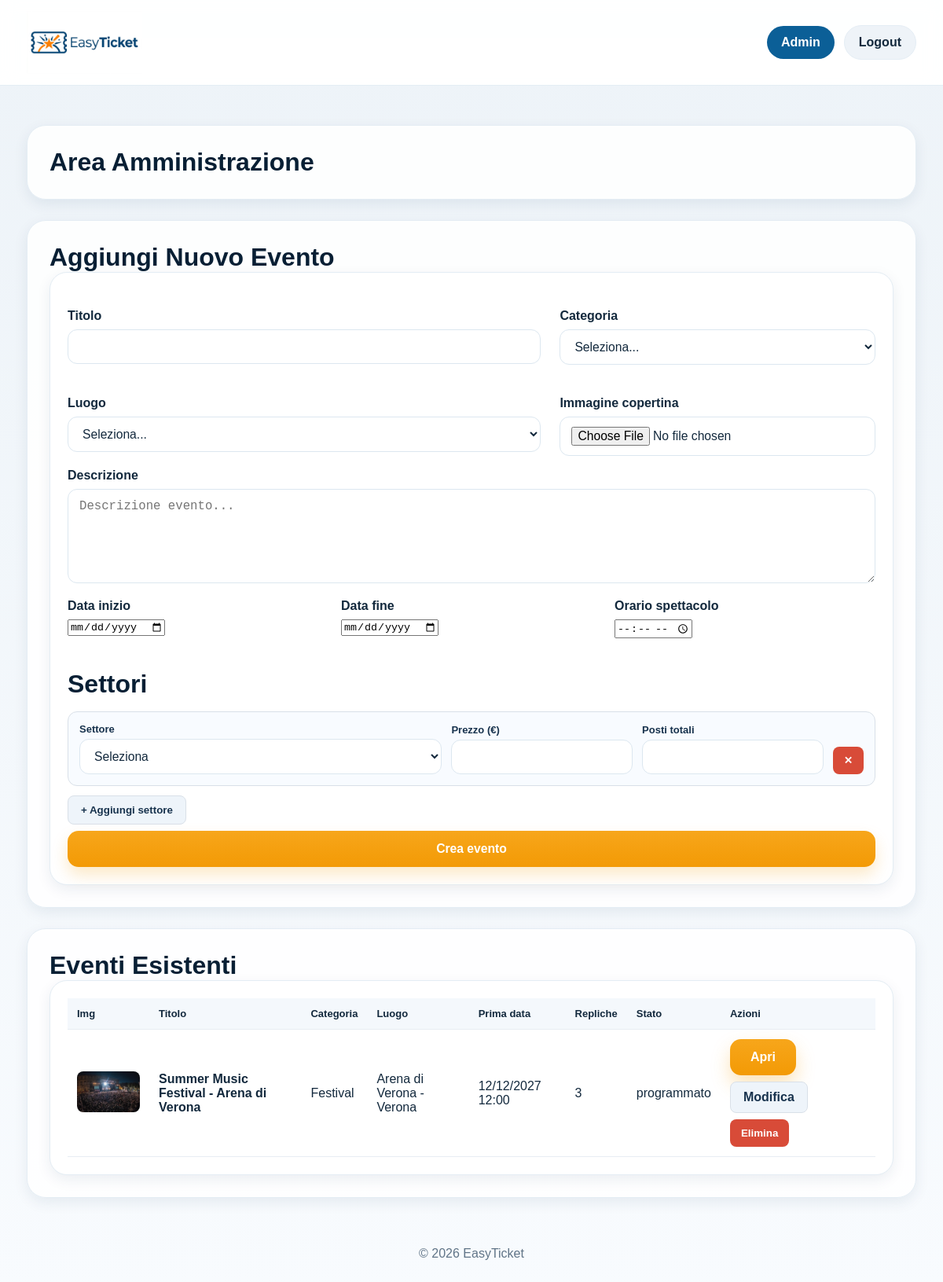
The app's page /admin_dashboard.php (signed in) with its own data.
### tables this page shows
CREATE TABLE `evento` (
  `id` int NOT NULL,
  `titolo` varchar(120) NOT NULL,
  `descrizione` text,
  `id_categoria` int NOT NULL,
  `id_luogo` int NOT NULL,
  `immagine` varchar(255) DEFAULT NULL,
  `stato` enum('programmato','annullato','completato') NOT NULL DEFAULT 'programmato'
);

CREATE TABLE `categoria` (
  `id` int NOT NULL,
  `nome` varchar(50) NOT NULL,
  `descrizione` varchar(255) DEFAULT NULL
);

CREATE TABLE `luogo` (
  `id` int NOT NULL,
  `nome` varchar(100) NOT NULL,
  `tipo` varchar(50) NOT NULL,
  `citta` varchar(100) NOT NULL,
  `indirizzo` varchar(150) DEFAULT NULL,
  `capienza` int NOT NULL
);

### init.php (called while the page is built, shortened)
<?php
function esc($value) {
    return htmlspecialchars((string)$value, ENT_QUOTES, 'UTF-8');
}
?>

### admin_dashboard.php (the view, shortened to what this page needs)
<?php
require_once 'init.php';
$eventi = $pdo->query("
    SELECT e.id, e.titolo, e.descrizione, e.immagine, e.stato,
           c.nome AS categoria, l.nome AS luogo, l.citta,
           MIN(r.data_ora_inizio) AS data_evento,
           COUNT(DISTINCT r.id)  AS numero_repliche
    FROM evento e
    JOIN categoria c ON e.id_categoria = c.id
    JOIN luogo l ON e.id_luogo = l.id
    LEFT JOIN replica_evento r ON r.id_evento = e.id
    GROUP BY e.id, e.titolo, e.descrizione, e.immagine, e.stato, c.nome, l.nome, l.citta
    ORDER BY data_evento DESC
")->fetchAll();
?>
<!DOCTYPE html>
<html lang="it">
<head>
    <link rel="stylesheet" href="css/style1.css">
</head>
<body>
<header class="site-header">
    <div class="header-inner">
        <a href="home.php" class="brand"><img src="img/logo_sito.png" alt="EasyTicket"></a>
        <nav class="user-nav">
            <a href="admin_dashboard.php" class="user-pill primary-pill">Admin</a>
            <a href="logout.php" class="user-pill secondary-pill">Logout</a>
        </nav>
    </div>
</header>
<main class="page-shell">
    <section class="section-block">
        <div class="section-heading"><h2>Area Amministrazione</h2></div>
    </section>
    <section class="section-block">
        <div class="section-heading"><h2>Aggiungi Nuovo Evento</h2></div>
        <form method="post" enctype="multipart/form-data" class="admin-card">
            <div class="admin-grid">
                <div class="admin-form-group">
                    <label>Titolo</label>
                    <input type="text" name="titolo" required>
                </div>
                <div class="admin-form-group">
                    <label>Categoria</label>
                    <select name="id_categoria" required>
                        <option value="">Seleziona...</option>
                    </select>
                </div>
                <div class="admin-form-group">
                    <label>Luogo</label>
                    <select name="id_luogo" required>
                        <option value="">Seleziona...</option>
                    </select>
                </div>
                <div class="admin-form-group">
                    <label>Immagine copertina</label>
                    <input type="file" name="immagine" accept=".jpg,.jpeg,.png,.webp">
                </div>
            </div>
            <div class="admin-form-group">
                <label>Descrizione</label>
                <textarea name="descrizione" rows="3" placeholder="Descrizione evento..."></textarea>
            </div>
            <div class="range-grid">
                <div class="admin-form-group"><label>Data inizio</label><input type="date" name="data_inizio" required></div>
                <div class="admin-form-group"><label>Data fine</label><input type="date" name="data_fine" required></div>
                <div class="admin-form-group"><label>Orario spettacolo</label><input type="time" name="orario_spettacolo" required></div>
            </div>
            <div class="section-heading" style="margin-top:24px"><h2>Settori</h2></div>
            <div id="settori-builder" class="settori-builder">
                <div class="settore-row">
                    <div>
                        <label class="mini-label">Settore</label>
                        <select name="settori[0][id_settore]" required>
                            <option value="">Seleziona</option>
                        </select>
                    </div>
                    <div><label class="mini-label">Prezzo (€)</label><input type="number" step="0.01" min="0" name="settori[0][prezzo]" required></div>
                    <div><label class="mini-label">Posti totali</label><input type="number" min="1" name="settori[0][posti_totali]" required></div>
                    <div><button type="button" class="row-remove-btn" onclick="removeRow(this)">✕</button></div>
                </div>
            </div>
            <div style="margin-top:12px" class="dashboard-actions">
                <button type="button" class="secondary-btn" onclick="addRow()">+ Aggiungi settore</button>
                <button type="submit" class="admin-submit">Crea evento</button>
            </div>
        </form>
    </section>
    <section class="section-block">
        <div class="section-heading"><h2>Eventi Esistenti</h2></div>
        <?php if (empty($eventi)): ?>
            <div class="empty-state"><h3>Nessun evento presente</h3></div>
        <?php else: ?>
            <div class="admin-card table-wrap">
                <table class="admin-table">
                    <thead>
                    <tr><th>Img</th><th>Titolo</th><th>Categoria</th><th>Luogo</th><th>Prima data</th><th>Repliche</th><th>Stato</th><th>Azioni</th></tr>
                    </thead>
                    <tbody>
                    <?php foreach ($eventi as $ev): ?>
                        <tr>
                            <td><img class="thumb-evento" src="<?php echo !empty($ev['immagine']) ? esc($ev['immagine']) : 'img/evento-default.png'; ?>" alt=""></td>
                            <td><strong><?php echo esc($ev['titolo']); ?></strong></td>
                            <td><?php echo esc($ev['categoria']); ?></td>
                            <td><?php echo esc($ev['luogo'] . ' - ' . $ev['citta']); ?></td>
                            <td><?php echo !empty($ev['data_evento']) ? date('d/m/Y H:i', strtotime($ev['data_evento'])) : 'N/D'; ?></td>
                            <td><?php echo (int)$ev['numero_repliche']; ?></td>
                            <td><?php echo esc($ev['stato']); ?></td>
                            <td>
                                <div class="dashboard-actions">
                                    <a href="evento.php?id=<?php echo (int)$ev['id']; ?>" class="hero-cta" style="text-decoration:none">Apri</a>
                                    <a href="modifica_evento.php?id=<?php echo (int)$ev['id']; ?>" class="secondary-btn" style="text-decoration:none;display:inline-flex;align-items:center;">Modifica</a>
                                    <form method="post" onsubmit="return confirm('Eliminare questo evento?')" style="display:inline">
                                        <button type="submit" class="row-remove-btn">Elimina</button>
                                    </form>
                                </div>
                            </td>
                        </tr>
                    <?php endforeach; ?>
                    </tbody>
                </table>
            </div>
        <?php endif; ?>
    </section>
</main>
<footer class="site-footer"><p>&copy; 2026 EasyTicket</p></footer>
</body>
</html>

### css/style1.css (style rules this page uses)
:root { --color-primary: #0b5f97; --color-primary-dark: #084c79; --color-primary-hover: #084c79; --color-accent: #f39a05; --color-accent-dark: #d98500; --color-bg: #ffffff; --color-surface: #ffffff; --color-surface-soft: #f8fbfe; --color-text: #13293d; --color-text-muted: #607487; --color-border: #e4edf4; --shadow-sm: 0 6px 18px rgba(10, 52, 84, 0.08); --shadow-md: 0 16px 40px rgba(10, 52, 84, 0.14); --radius-sm: 10px; --radius-md: 18px; --radius-lg: 24px; }
* { box-sizing: border-box; }
html { scroll-behavior: smooth; }
body { margin: 0; padding: 0; font-family: Arial, sans-serif; background: linear-gradient(180deg, #edf3f8 0%, #f8fbfe 100%); color: var(--color-text); overflow: auto; }
.site-header { position: sticky; top: 0; z-index: 100; background: rgba(255, 255, 255, 0.95); backdrop-filter: blur(10px); border-bottom: 1px solid var(--color-border); }
.header-inner { max-width: 1180px; margin: 0 auto; padding: 14px 24px; display: flex; align-items: center; justify-content: space-between; gap: 20px; }
.brand img { height: 80px; width: auto; display: block; }
.user-nav { display: flex; align-items: center; gap: 12px; flex-wrap: wrap; }
.user-pill { text-decoration: none; padding: 12px 18px; border-radius: 999px; font-weight: 700; transition: 0.2s ease; }
.primary-pill { background: var(--color-primary); color: #fff; }
.secondary-pill { background: #eef3f8; color: var(--color-text); border: 1px solid var(--color-border); }
.site-footer { text-align: center; padding: 22px; color: var(--color-text-muted); }
.page-shell { max-width: 1180px; margin: 0 auto; padding: 24px; }
.hero-cta { display: inline-block; text-decoration: none; background: linear-gradient(180deg, #f7a61b 0%, var(--color-accent) 100%); color: #fff; font-weight: 700; padding: 14px 26px; border-radius: 14px; box-shadow: 0 12px 24px rgba(243, 154, 5, 0.28); transition: transform 0.2s ease, background 0.2s ease; }
.section-block { margin-top: 26px; background: rgba(255, 255, 255, 0.9); border: 1px solid var(--color-border); border-radius: var(--radius-lg); padding: 28px; box-shadow: var(--shadow-sm); }
.section-heading h2 { margin: 0; font-size: 2rem; color: #081f34; }
.admin-grid { margin-top: 24px; display: grid; grid-template-columns: minmax(0, 1.2fr) minmax(0, 0.8fr); gap: 24px; }
.admin-card { background: var(--color-surface); border: 1px solid var(--color-border); border-radius: 22px; padding: 22px; box-shadow: var(--shadow-sm); }
.admin-form-group { margin-bottom: 16px; }
.admin-form-group label { display: block; margin-bottom: 8px; font-weight: 700; color: var(--color-text); }
.admin-card input[type="text"], .admin-card input[type="datetime-local"], .admin-card input[type="file"], .admin-card input[type="number"], .admin-card select, .admin-card textarea { width: 100%; padding: 12px 14px; border-radius: 12px; border: 1px solid #dce7f0; background: #fff; color: var(--color-text); font-size: 0.98rem; outline: none; transition: border-color 0.2s ease, box-shadow 0.2s ease; }
.admin-card textarea { min-height: 120px; resize: vertical; }
.admin-submit, .admin-delete { width: 100%; border: none; border-radius: 14px; padding: 14px 18px; font-weight: 700; font-size: 0.98rem; cursor: pointer; transition: transform 0.2s ease, opacity 0.2s ease, background 0.2s ease; }
.admin-submit { background: linear-gradient(180deg, #f7a61b 0%, var(--color-accent) 100%); color: #fff; box-shadow: 0 10px 20px rgba(243, 154, 5, 0.22); }

### records on screen
evento: immagine (picture), titolo "Summer Music Festival - Arena di Verona", id_categoria.nome "Festival", id_luogo.citta "Arena di Verona - Verona", data_evento "12/12/2027 12:00", numero_repliche "3", stato "programmato"
